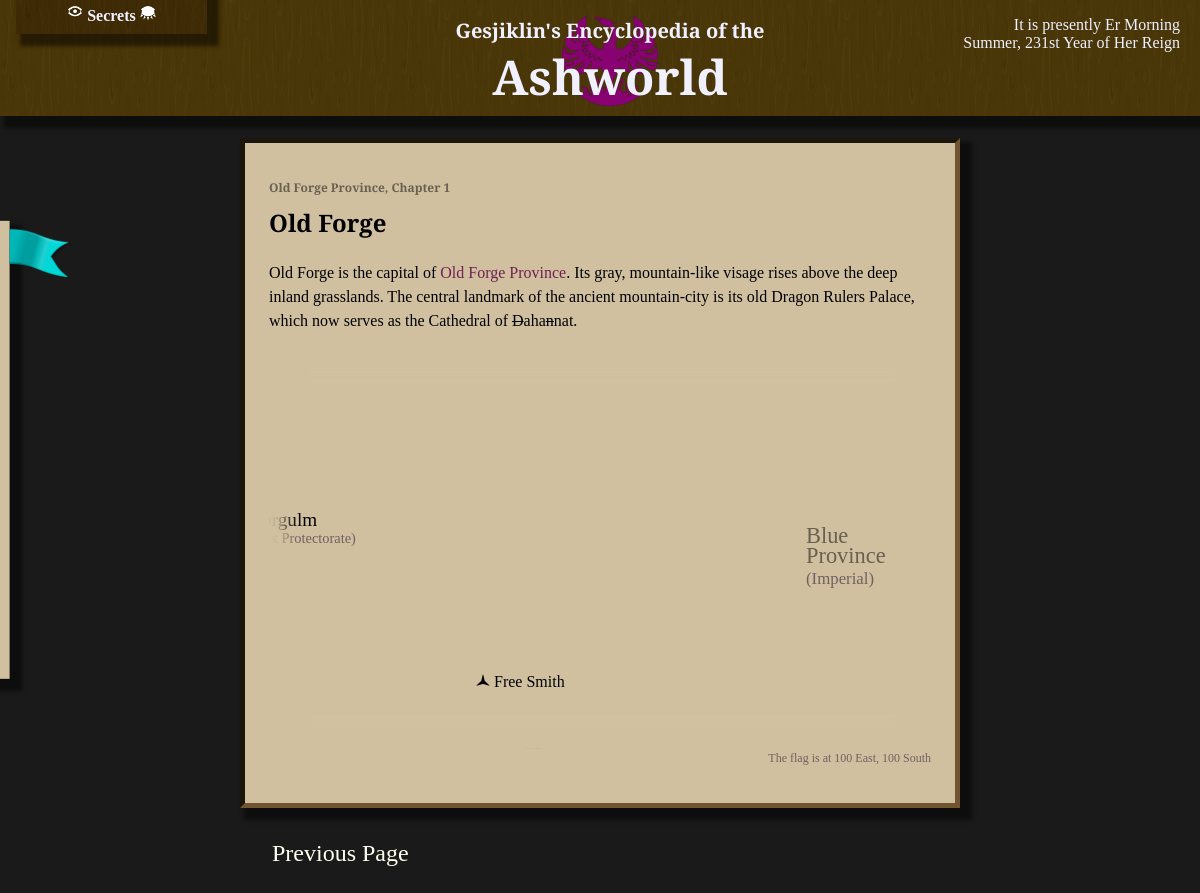
The page /Old Forge-info on the database as committed earlier.
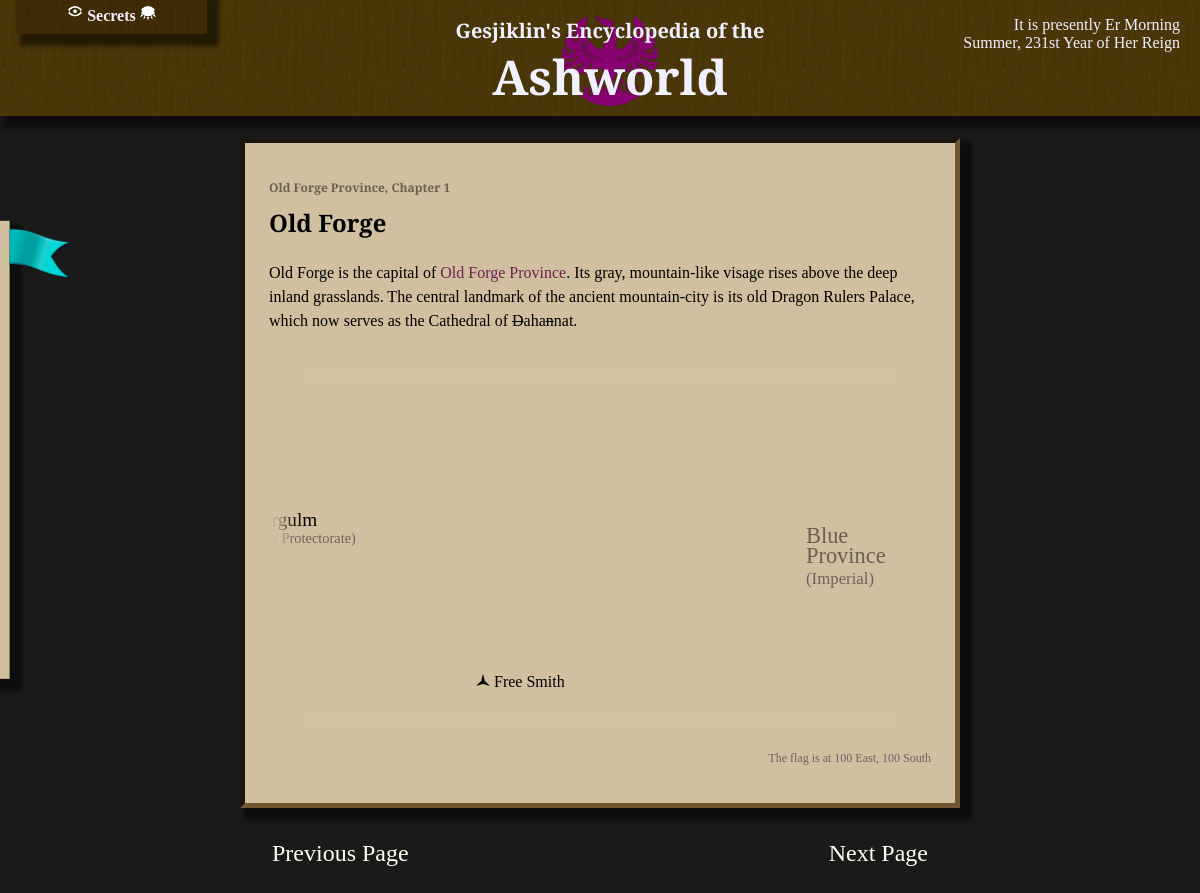
The same page on the database as committed later.
### wiki/views.py (the view)
# urls.py: path('', views.index, name='dictionary'),
def index(request, **kwargs):
	template_name = "wiki/index.html"
	context = base_context(request)
	short_title = kwargs['pagetitle'] if ('pagetitle' in kwargs) else 'Introduction'
	info = None
	try:
		info = InfoPage.objects.get(short_title__iexact=short_title)
	except InfoPage.DoesNotExist:
		base_url = reverse('search')
		query_string =  urlencode({'terms': short_title})
		url = '{}?{}'.format(base_url, query_string)
		return redirect(url)
	context['info'] = info
	return render(request, template_name, context)

### wiki/models.py (called while the page is built)
    def title(self):
        return self.short_title #self.full_title if self.full_title else self.short_title

    def prev_page(self):
        try:
            return InfoPage.objects.get(next_page = self)
        except (InfoPage.MultipleObjectsReturned, InfoPage.DoesNotExist):
            return None

    def _chapter(self):
        prev = self
        i = 0
        while True:
            new_prev = prev.prev_page()
            if new_prev:
                prev = new_prev
            else:
                break
            i += 1
        return (prev, i)

    def chapter(self):
        info, number = self._chapter()
        return "{}, Chapter {}".format(info.title(), number) if number > 0 else "Introduction"

    def is_secret(self):
        return len(self.text) == 0 and len(InfoSecret.objects.filter(page = self))

    def map_location(self):
        return MapLocation.objects.get(page = self)

    def title(self):
        return self.page.title()

### wiki/templatetags/wiki_extras.py (called while the page is built, shortened)
@register.filter
def strongterms(value, terms, start_strong="<strong>", end_strong="</strong>"):
    if not terms:
        return mark_safe(value)

### wiki/templates/wiki/index.html (shortened to what this page needs)
{% load static %}
{% load wiki_extras %}
<!DOCTYPE HTML>
<html>
<head>
    <link rel="stylesheet" type="text/css" href="{% static 'wiki/style.css' %}"/>
    {% block head %}
    <link rel="stylesheet" type="text/css" href="{% static 'wiki/info.css' %}"/>
    {% endblock %}
</head>
<body>
<div class="title">
    <image src="{% static 'wiki/Phoenix.png' %}" alt=""/>
    <span><h2>Gesjiklin's Encyclopedia of the</h2><h1>Ashworld</h1></span>
    <div class="passwords">
        <h3>
            <img src="{% static 'wiki/openEye.png' %}" alt="" height="16"/>
            Secrets
            <img src="{% static 'wiki/closedEye.png' %}" alt="" height="16"/>
        </h3>
    </div>
    <p id="datetime" class="right">
        It is presently HOUR SECTION <br/>
        Summer, 231st Year of Her Reign
    </p>
</div>
<div class="titlebuffer"></div>
<div class="sidebar">
	<img src="{% static 'wiki/Bookmark.png' %}" class="bookmark_img"/>
</div>
<div class="content">
    {% block content %}
    <div class="textbox">
        <h3 class="chapter">{{ info.chapter }}</h3>
        <h2>
            {% if info.is_secret and not show_secrets %}
                <span class="secret">There are only secrets here.</span>
            {% else %}
                {{ info.title | safe }}
            {% endif %}
        </h2>
        <p>
            {{ info.text | strongterms:terms }}
        </p>
        {% if info.map_location %}
            {% include 'wiki/map.html' %}
        {% endif %}
    </div>
    {% if info.prev_page %}
        <a id="prev" class="pageturn" href="{% url 'info' info.prev_page.pk %}">Previous Page</a>
    {% endif %}
    {% if info.next_page %}
        <a id="next" class="pageturn" href="{% url 'info' info.next_page.pk %}">Next Page</a>
    {% endif %}
    {% endblock %}
</div>
</body>
</html>

Rows that differ between the two databases and show on the page:
changed InfoPage "Old Forge": next_page_id empty → "Yolian Brightsoul" (drawn)
Other text that changed with them:
text now shown: "Next Page"
